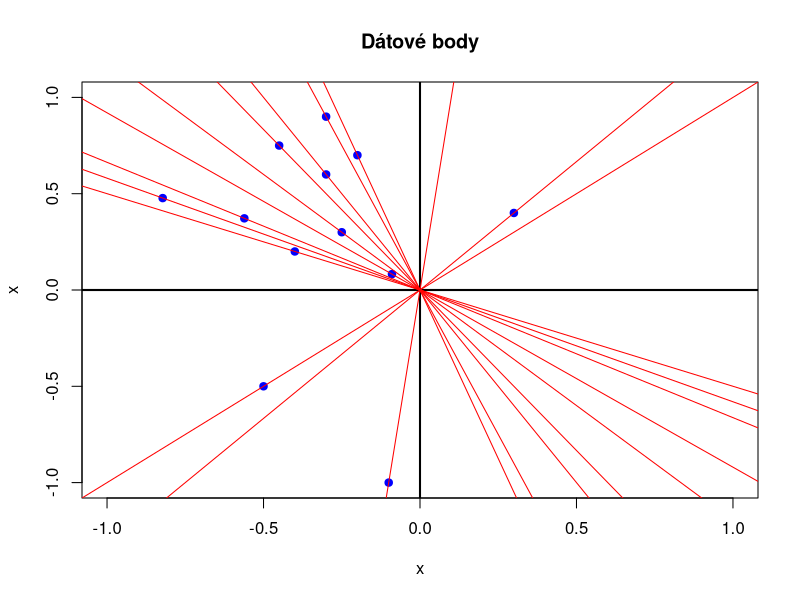

This chart was generated by the following R code:
#########
#Rank sa urcuje od -pi/2,pi/2, usporiadanie priamok je medzi 0,pi

x <- c(-0.2,-0.3,-0.4,-0.25,-0.45,-0.3,0.3,-0.1,-0.56131581, -0.08954324, -0.82218483,-0.5)
y <- c(0.7,0.9,0.2,0.3,0.75,0.6,0.4,-1,0.37208361, 0.08238545, 0.47722007,-0.5)
n <-length(x)
#spocitame pomer y/x a vyjadrime arctg
m <- y/x
theta <- atan(m)

plot(x, y, main="Dátové body", 
     xlab="x", ylab="x", xlim=c(-1,1),ylim=c(-1,1), pch=19, col="blue")
abline(h=0, v=0, col="black", lwd=2)
for(i in 1:n){abline(a=0,b=m[i],col='red',lwd=1)}


##Mathur
rank <- rank(theta)
#najdime poradie v ktorom budeme data aplikovat
theta_shift <- theta
theta_shift[theta<0] <- theta[theta<0]+pi
poradie <- rank(theta_shift)

data<- data.frame(x,y,theta,rank,poradie)

vars1 <-0
vars2 <- 0

S1 <- 0
S2 <- 0
a <- 0

for(i in 1:(n)){
  
  if(data$y[i]>0){
    a <- 1
  }
  else{
    a <- -1
  }
  S1 = S1 + a*cos(pi*(data$poradie[i]/n))*data$rank[i]
  S2 = S2 + a*sin(pi*(data$poradie[i]/n))*data$rank[i]
  
  vars1 <- vars1 + cos(2*pi*(data$poradie[i]/n))*(data$rank[i]^2)
  vars2 <- vars2 + (-cos(2*pi*(data$poradie[i]/n)))*(data$rank[i]^2)
}

S1 <- S1/n
S2 <- S2/n

vars1 <- vars1*(1/(2*n^2)) +(n/6)*(1+1/n)*(1+1/(2*n))
vars2 <- vars2*(1/(2*n^2)) +(n/6)*(1+1/n)*(1+1/(2*n))

Z <- S1^2/vars1 + S2^2/vars2
# Z = 4.91, c.v. chi^2 df2 = 5.99, H0 nezamietame

#Blumen

data <- data.frame(x,y,m)
#usortime zaznamy podla rastuceho uhla vzhladom na os x
data_pos <- data[m>0,]
data_pos<- data_pos[order(data_pos$m),]
data_neg <- data[m<0,]
data_neg <-data_neg[order(data_neg$m),]

data_sort <- rbind(data_pos,data_neg)

v1 <- 0
v2 <- 0
a<-0

for(i in 0:(n-1)){
  
  if(data_sort$y[i+1]>0){a <- 1}
  else{a <- (-1)}
  v1 <- v1 + a*cos(pi*(i/n))
  v2 <- v2 + a*sin(pi*(i/n))
}

v_2 <- 2*(v1^2 + v2^2)/n
#V2 = 8.5, H0 zamietame
